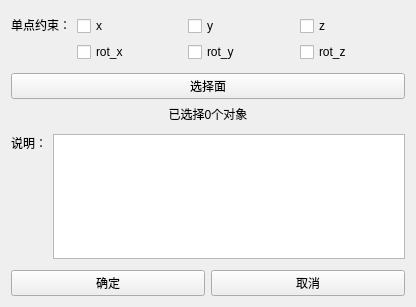
<?xml version="1.0" encoding="UTF-8"?>
<ui version="4.0">
 <class>NctiAddMeshSinglePointConstraint</class>
 <widget class="QWidget" name="NctiAddMeshSinglePointConstraint">
  <property name="geometry">
   <rect>
    <x>0</x>
    <y>0</y>
    <width>416</width>
    <height>307</height>
   </rect>
  </property>
  <property name="windowTitle">
   <string>NctiAddMeshSinglePointConstraint</string>
  </property>
  <layout class="QVBoxLayout" name="verticalLayout">
   <item>
    <layout class="QHBoxLayout" name="horizontalLayout_5">
     <property name="topMargin">
      <number>5</number>
     </property>
     <property name="bottomMargin">
      <number>5</number>
     </property>
     <item>
      <widget class="QLabel" name="label_4">
       <property name="sizePolicy">
        <sizepolicy hsizetype="Fixed" vsizetype="Preferred">
         <horstretch>0</horstretch>
         <verstretch>0</verstretch>
        </sizepolicy>
       </property>
       <property name="text">
        <string>单点约束：</string>
       </property>
       <property name="alignment">
        <set>Qt::AlignLeading|Qt::AlignLeft|Qt::AlignTop</set>
       </property>
      </widget>
     </item>
     <item>
      <layout class="QGridLayout" name="gridLayout">
       <item row="0" column="0">
        <widget class="QCheckBox" name="checkBox_u1">
         <property name="text">
          <string>x</string>
         </property>
        </widget>
       </item>
       <item row="0" column="1">
        <widget class="QCheckBox" name="checkBox_rot1">
         <property name="text">
          <string>y</string>
         </property>
        </widget>
       </item>
       <item row="1" column="1">
        <widget class="QCheckBox" name="checkBox_rot3">
         <property name="text">
          <string>rot_y</string>
         </property>
        </widget>
       </item>
       <item row="0" column="2">
        <widget class="QCheckBox" name="checkBox_u2">
         <property name="text">
          <string>z</string>
         </property>
        </widget>
       </item>
       <item row="1" column="0">
        <widget class="QCheckBox" name="checkBox_rot2">
         <property name="text">
          <string>rot_x</string>
         </property>
        </widget>
       </item>
       <item row="1" column="2">
        <widget class="QCheckBox" name="checkBox_u3">
         <property name="text">
          <string>rot_z</string>
         </property>
        </widget>
       </item>
      </layout>
     </item>
    </layout>
   </item>
   <item>
    <layout class="QVBoxLayout" name="verticalLayout_2">
     <item>
      <widget class="QPushButton" name="pick_obj_bnt">
       <property name="sizePolicy">
        <sizepolicy hsizetype="Preferred" vsizetype="Fixed">
         <horstretch>0</horstretch>
         <verstretch>0</verstretch>
        </sizepolicy>
       </property>
       <property name="contextMenuPolicy">
        <enum>Qt::CustomContextMenu</enum>
       </property>
       <property name="text">
        <string>选择面</string>
       </property>
      </widget>
     </item>
     <item>
      <widget class="QLabel" name="pick_obj_lab">
       <property name="layoutDirection">
        <enum>Qt::LeftToRight</enum>
       </property>
       <property name="text">
        <string>已选择0个对象</string>
       </property>
       <property name="alignment">
        <set>Qt::AlignCenter</set>
       </property>
      </widget>
     </item>
    </layout>
   </item>
   <item>
    <layout class="QHBoxLayout" name="horizontalLayout_4">
     <property name="topMargin">
      <number>5</number>
     </property>
     <property name="bottomMargin">
      <number>5</number>
     </property>
     <item>
      <widget class="QLabel" name="label_3">
       <property name="text">
        <string>说明：</string>
       </property>
       <property name="alignment">
        <set>Qt::AlignLeading|Qt::AlignLeft|Qt::AlignTop</set>
       </property>
      </widget>
     </item>
     <item>
      <widget class="QPlainTextEdit" name="plainTextEdit"/>
     </item>
    </layout>
   </item>
   <item>
    <layout class="QHBoxLayout" name="horizontalLayout">
     <item>
      <widget class="QPushButton" name="pushButton_OK">
       <property name="text">
        <string>确定</string>
       </property>
      </widget>
     </item>
     <item>
      <widget class="QPushButton" name="pushButton_Cancel">
       <property name="text">
        <string>取消</string>
       </property>
      </widget>
     </item>
    </layout>
   </item>
  </layout>
 </widget>
 <resources/>
 <connections/>
</ui>
